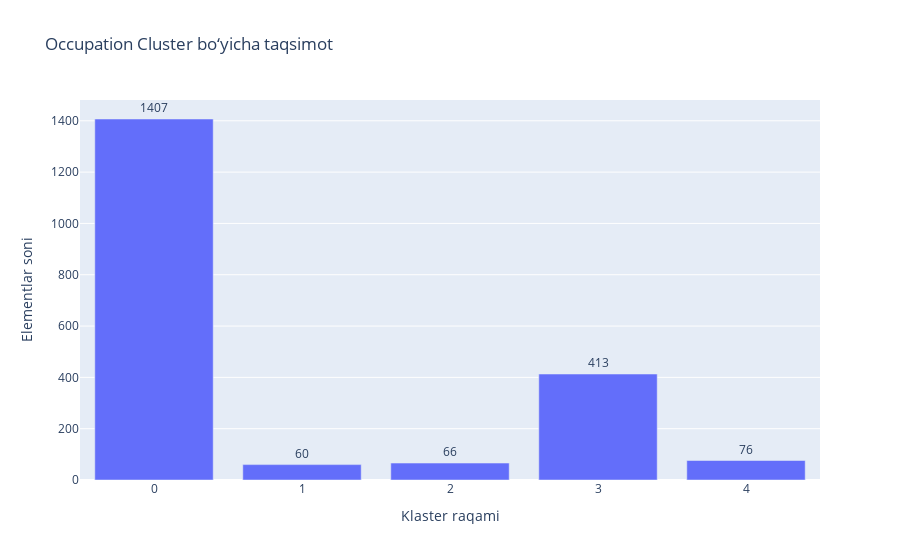

Here is the notebook cell this chart was saved with:
### Markdown cell above
# klasterlar bo‘yicha taqsimot:

### Code cell
import plotly.express as px

cluster_counts = df['occupation_cluster'].value_counts().reset_index()
cluster_counts.columns = ['occupation_cluster', 'count']

fig = px.bar(
    cluster_counts,
    x='occupation_cluster',
    y='count',
    title='Occupation Cluster bo‘yicha taqsimot',
    labels={'occupation_cluster': 'Klaster raqami', 'count': 'Elementlar soni'},
    text='count'
)

fig.update_traces(textposition='outside')
fig.show()

### Figure 1 — Plotly figure (JSON) as saved in the notebook; plotly's stock layout.template omitted (floating-point values rounded to 4 significant figures)
{"data": [{"hovertemplate": "Klaster raqami=%{x}<br>Elementlar soni=%{text}<extra></extra>", "legendgroup": "", "marker": {"color": "#636efa", "pattern": {"shape": ""}}, "name": "", "orientation": "v", "showlegend": false, "text": [1407.0, 413.0, 76.0, 66.0, 60.0], "textposition": "outside", "type": "bar", "x": [0, 3, 4, 2, 1], "xaxis": "x", "y": [1407, 413, 76, 66, 60], "yaxis": "y"}], "layout": {"barmode": "relative", "legend": {"tracegroupgap": 0}, "title": {"text": "Occupation Cluster bo‘yicha taqsimot"}, "xaxis": {"anchor": "y", "domain": [0, 1], "title": {"text": "Klaster raqami"}}, "yaxis": {"anchor": "x", "domain": [0, 1], "title": {"text": "Elementlar soni"}}}}
